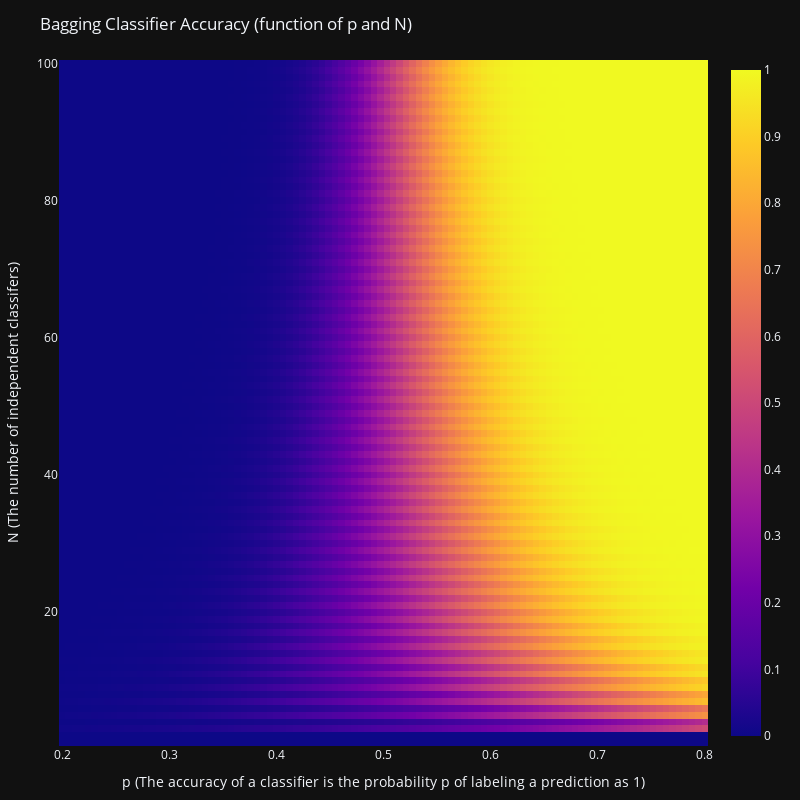

Notebook source saved alongside this figure:
### Markdown cell above
# Plot Results

### Code cell
templates.default = "plotly_dark";
PlotlyJS.templates

toSavePlot = plot(
    heatmap(z=result, x=p, y=N),
    Layout(
        title="Bagging Classifier Accuracy (function of p and N)", 
        xaxis_title="p (The accuracy of a classifier is the probability p of labeling a prediction as 1)",
        yaxis_title="N (The number of independent classifers)",
        height=800, width=800
    )
)

### Figure 1 — Plotly figure (JSON) as saved in the notebook; plotly's stock layout.template omitted (floating-point values rounded to 4 significant figures; data arrays with more than 128 entries replaced by an {"elided": "..."} marker saying what was removed)
{"data": [{"transpose": true, "type": "heatmap", "x": [0.2, 0.2061, 0.2121, 0.2182, 0.2242, 0.2303, 0.2364, 0.2424, 0.2485, 0.2545, 0.2606, 0.2667, 0.2727, 0.2788, 0.2848, 0.2909, 0.297, 0.303, 0.3091, 0.3152, 0.3212, 0.3273, 0.3333, 0.3394, 0.3455, 0.3515, 0.3576, 0.3636, 0.3697, 0.3758, 0.3818, 0.3879, 0.3939, 0.4, 0.4061, 0.4121, 0.4182, 0.4242, 0.4303, 0.4364, 0.4424, 0.4485, 0.4545, 0.4606, 0.4667, 0.4727, 0.4788, 0.4848, 0.4909, 0.497, 0.503, 0.5091, 0.5152, 0.5212, 0.5273, 0.5333, 0.5394, 0.5455, 0.5515, 0.5576, 0.5636, 0.5697, 0.5758, 0.5818, 0.5879, 0.5939, 0.6, 0.6061, 0.6121, 0.6182, 0.6242, 0.6303, 0.6364, 0.6424, 0.6485, 0.6545, 0.6606, 0.6667, 0.6727, 0.6788, 0.6848, 0.6909, 0.697, 0.703, 0.7091, 0.7152, 0.7212, 0.7273, 0.7333, 0.7394, 0.7455, 0.7515, 0.7576, 0.7636, 0.7697, 0.7758, 0.7818, 0.7879, 0.7939, 0.8], "y": [1, 2, 3, 4, 5, 6, 7, 8, 9, 10, 11, 12, 13, 14, 15, 16, 17, 18, 19, 20, 21, 22, 23, 24, 25, 26, 27, 28, 29, 30, 31, 32, 33, 34, 35, 36, 37, 38, 39, 40, 41, 42, 43, 44, 45, 46, 47, 48, 49, 50, 51, 52, 53, 54, 55, 56, 57, 58, 59, 60, 61, 62, 63, 64, 65, 66, 67, 68, 69, 70, 71, 72, 73, 74, 75, 76, 77, 78, 79, 80, 81, 82, 83, 84, 85, 86, 87, 88, 89, 90, 91, 92, 93, 94, 95, 96, 97, 98, 99, 100], "z": {"elided": "100x100 float values"}}], "layout": {"height": 800, "margin": {"b": 50, "l": 50, "r": 50, "t": 60}, "title": "Bagging Classifier Accuracy (function of p and N)", "width": 800, "xaxis": {"title": {"text": "p (The accuracy of a classifier is the probability p of labeling a prediction as 1)"}}, "yaxis": {"title": {"text": "N (The number of independent classifers)"}}}}
